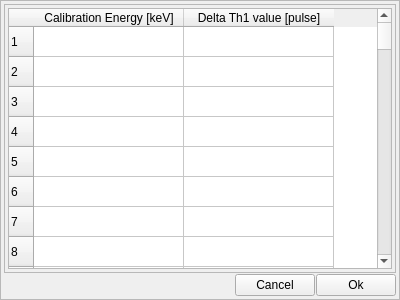
<?xml version="1.0" encoding="UTF-8"?>
<ui version="4.0">
 <class>TuneTable</class>
 <widget class="QFrame" name="TuneTable">
  <property name="geometry">
   <rect>
    <x>0</x>
    <y>0</y>
    <width>400</width>
    <height>300</height>
   </rect>
  </property>
  <property name="windowTitle">
   <string>Frame</string>
  </property>
  <property name="frameShape">
   <enum>QFrame::StyledPanel</enum>
  </property>
  <property name="frameShadow">
   <enum>QFrame::Raised</enum>
  </property>
  <layout class="QGridLayout" name="gridLayout">
   <property name="margin">
    <number>3</number>
   </property>
   <property name="spacing">
    <number>1</number>
   </property>
   <item row="0" column="0" colspan="3">
    <widget class="QScrollArea" name="scrollArea">
     <property name="widgetResizable">
      <bool>true</bool>
     </property>
     <widget class="QWidget" name="scrollAreaWidgetContents">
      <property name="geometry">
       <rect>
        <x>0</x>
        <y>0</y>
        <width>386</width>
        <height>261</height>
       </rect>
      </property>
      <layout class="QGridLayout" name="gridLayout_2">
       <property name="horizontalSpacing">
        <number>1</number>
       </property>
       <property name="margin">
        <number>3</number>
       </property>
       <item row="0" column="0">
        <widget class="QTableWidget" name="TTable">
         <property name="toolTip">
          <string>Both of the Calibratio Energy and the Delta Th1 value can be edited.    When the Calibration Energy set to be 0, the line is deleted when the editing window is closed by pushing the OK button.</string>
         </property>
         <property name="rowCount">
          <number>100</number>
         </property>
         <property name="columnCount">
          <number>2</number>
         </property>
         <attribute name="horizontalHeaderCascadingSectionResizes">
          <bool>true</bool>
         </attribute>
         <attribute name="horizontalHeaderDefaultSectionSize">
          <number>150</number>
         </attribute>
         <attribute name="horizontalHeaderMinimumSectionSize">
          <number>16</number>
         </attribute>
         <attribute name="verticalHeaderDefaultSectionSize">
          <number>30</number>
         </attribute>
         <row/>
         <row/>
         <row/>
         <row/>
         <row/>
         <row/>
         <row/>
         <row/>
         <row/>
         <row/>
         <row/>
         <row/>
         <row/>
         <row/>
         <row/>
         <row/>
         <row/>
         <row/>
         <row/>
         <row/>
         <row/>
         <row/>
         <row/>
         <row/>
         <row/>
         <row/>
         <row/>
         <row/>
         <row/>
         <row/>
         <row/>
         <row/>
         <row/>
         <row/>
         <row/>
         <row/>
         <row/>
         <row/>
         <row/>
         <row/>
         <row/>
         <row/>
         <row/>
         <row/>
         <row/>
         <row/>
         <row/>
         <row/>
         <row/>
         <row/>
         <row/>
         <row/>
         <row/>
         <row/>
         <row/>
         <row/>
         <row/>
         <row/>
         <row/>
         <row/>
         <row/>
         <row/>
         <row/>
         <row/>
         <row/>
         <row/>
         <row/>
         <row/>
         <row/>
         <row/>
         <row/>
         <row/>
         <row/>
         <row/>
         <row/>
         <row/>
         <row/>
         <row/>
         <row/>
         <row/>
         <row/>
         <row/>
         <row/>
         <row/>
         <row/>
         <row/>
         <row/>
         <row/>
         <row/>
         <row/>
         <row/>
         <row/>
         <row/>
         <row/>
         <row/>
         <row/>
         <row/>
         <row/>
         <row/>
         <row/>
         <column>
          <property name="text">
           <string>Calibration Energy [keV]</string>
          </property>
         </column>
         <column>
          <property name="text">
           <string>Delta Th1 value [pulse]</string>
          </property>
         </column>
        </widget>
       </item>
      </layout>
     </widget>
    </widget>
   </item>
   <item row="1" column="0">
    <spacer name="horizontalSpacer">
     <property name="orientation">
      <enum>Qt::Horizontal</enum>
     </property>
     <property name="sizeHint" stdset="0">
      <size>
       <width>40</width>
       <height>20</height>
      </size>
     </property>
    </spacer>
   </item>
   <item row="1" column="2">
    <widget class="QPushButton" name="OkB">
     <property name="text">
      <string>Ok</string>
     </property>
    </widget>
   </item>
   <item row="1" column="1">
    <widget class="QPushButton" name="CancelB">
     <property name="text">
      <string>Cancel</string>
     </property>
    </widget>
   </item>
  </layout>
 </widget>
 <resources/>
 <connections/>
</ui>
